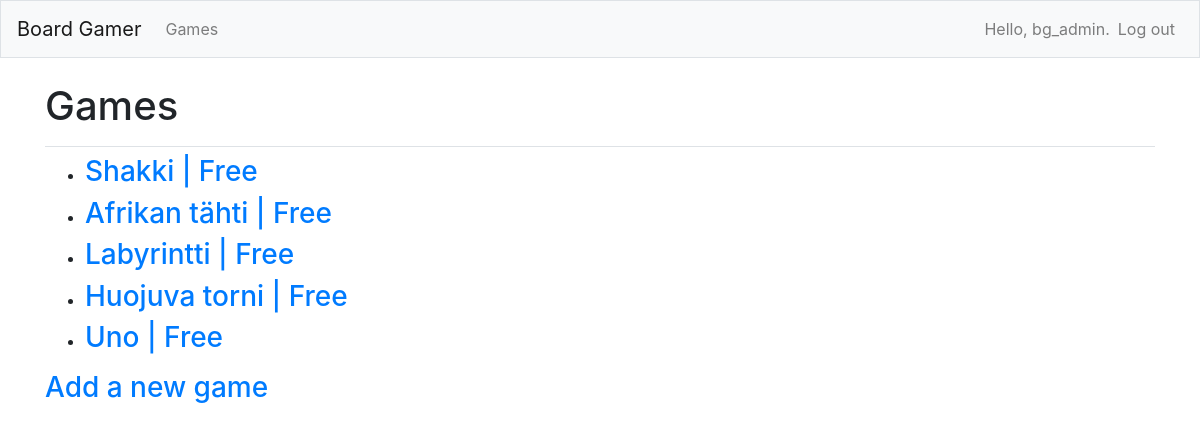
Before: /games/ (signed in) with the older database file.
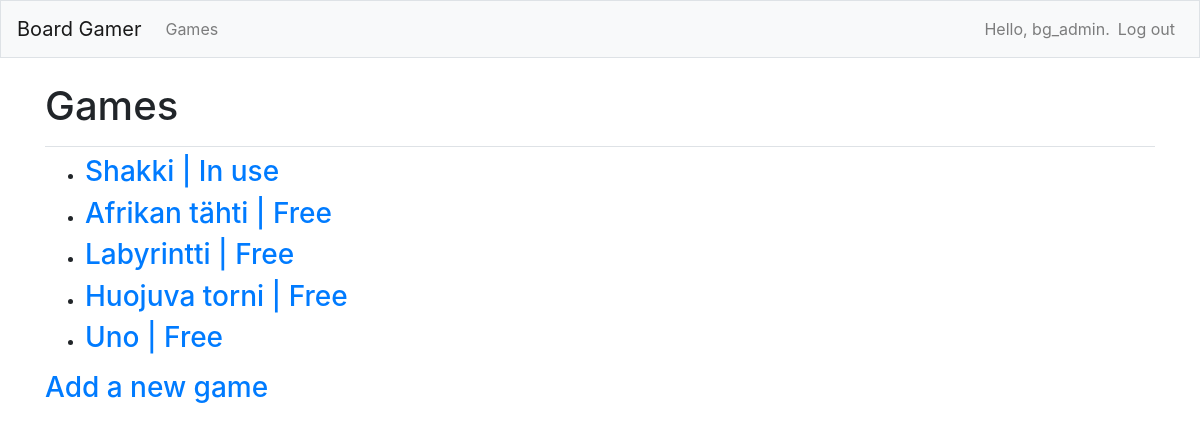
After: the same page with the newer database file.
### board_gamer/models.py (models this page shows)
class Game(models.Model):
    text = models.CharField(max_length=100)
    description = models.CharField(max_length=100, blank=True, null=True)
    date_added = models.DateTimeField(auto_now_add=True)
    is_borrowed = models.BooleanField(default=False, choices=ACTIVE_CHOICES)
    borrower = models.ForeignKey('Gamer', on_delete=models.PROTECT, blank=True, null=True)
    owner = models.ForeignKey(User, on_delete=models.CASCADE, blank=True, null=True)
    def __str__(self):
        return self.text

### board_gamer/views.py (the view)
# urls.py: path('games/', views.games, name='games'),
@login_required
def games(request):
    games = Game.objects.order_by('date_added')
    context = {'games': games}
    return render(request, 'board_gamer/games.html', context)

### board_gamer/templates/board_gamer/games.html
{% extends "board_gamer/base.html" %}
{% block page_header %}
    <h1>Games</h1>
{% endblock page_header %}
{% block content %}
    <ul>
        {% for game in games %}
            {% if game.is_borrowed %}
                <li><h3>
                    <a href="{% url 'board_gamer:game' game.id %}"> {{ game }} | In use </a>
                </h3></li>
            {% else %}
                <li><h3>
                    <a href="{% url 'board_gamer:game' game.id %}"> {{ game }} | Free </a>
                </h3></li>
            {% endif %}
        {% empty %}
            <li><h3>No games have been added yet.</h3></li>
        {% endfor %}
    </ul>
    <h3><a href="{% url 'board_gamer:new_game' %}">Add a new game</a></h3>
{% endblock content %}

Changed rows visible on the page:
changed Game "Shakki": is_borrowed "| Free" → "| In use"
